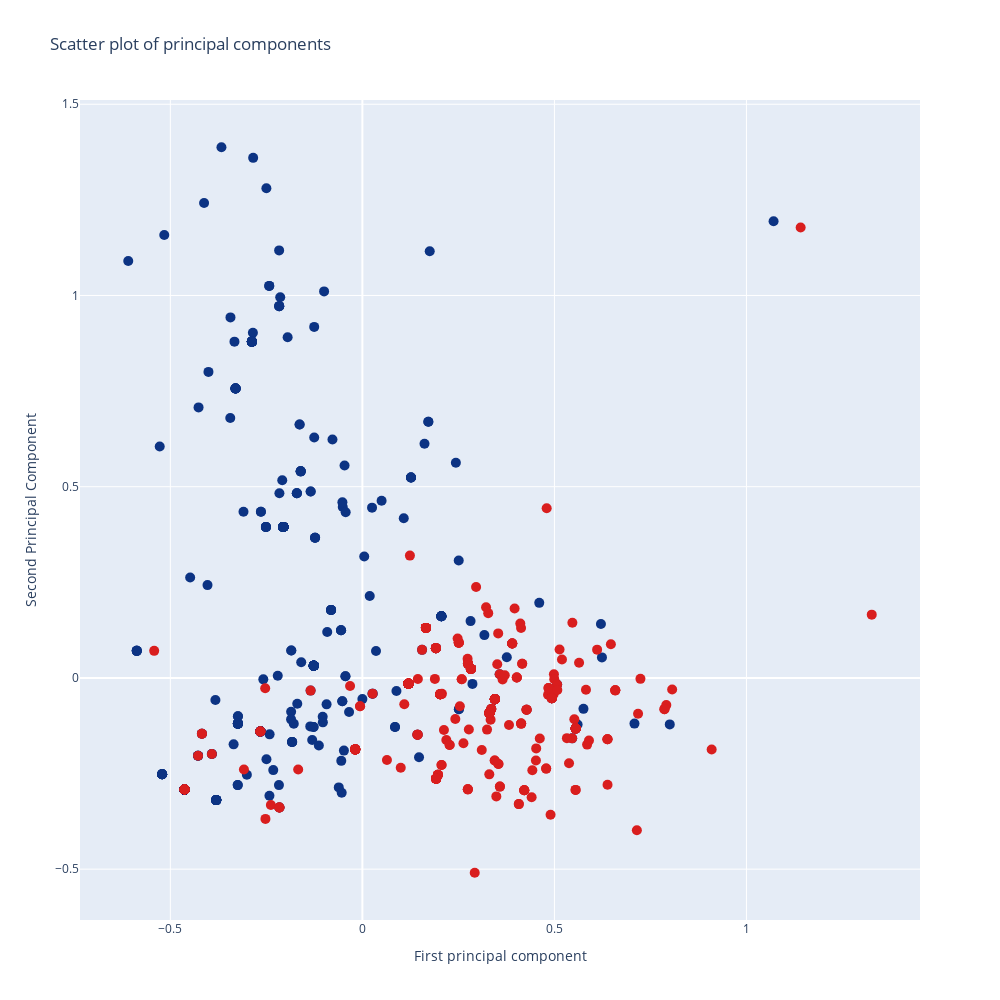

Here is the notebook cell this chart was saved with:
### Code cell
# Create a Scatter plot
fig = go.Figure(data=go.Scatter(x=x_mca[:, 0], y=x_mca[:, 1], mode='markers',
                                marker=dict(size=10, color=df['Grade'], colorscale='Portland')))

# Update layout
fig.update_layout(title='Scatter plot of principal components',
                   xaxis_title='First principal component',
                   yaxis_title='Second Principal Component',
                   width=1000,
                   height=1000)

fig.show()

### Figure 1 — Plotly figure (JSON) as saved in the notebook; plotly's stock layout.template omitted (floating-point values rounded to 4 significant figures; data arrays with more than 128 entries replaced by an {"elided": "..."} marker saying what was removed)
{"data": [{"marker": {"color": {"elided": "840 int values"}, "colorscale": [[0, "rgb(12,51,131)"], [0.25, "rgb(10,136,186)"], [0.5, "rgb(242,211,56)"], [0.75, "rgb(242,143,56)"], [1, "rgb(217,30,30)"]], "size": 10}, "mode": "markers", "type": "scatter", "x": {"elided": "840 float values"}, "y": {"elided": "840 float values"}}], "layout": {"height": 1000, "title": {"text": "Scatter plot of principal components"}, "width": 1000, "xaxis": {"title": {"text": "First principal component"}}, "yaxis": {"title": {"text": "Second Principal Component"}}}}
